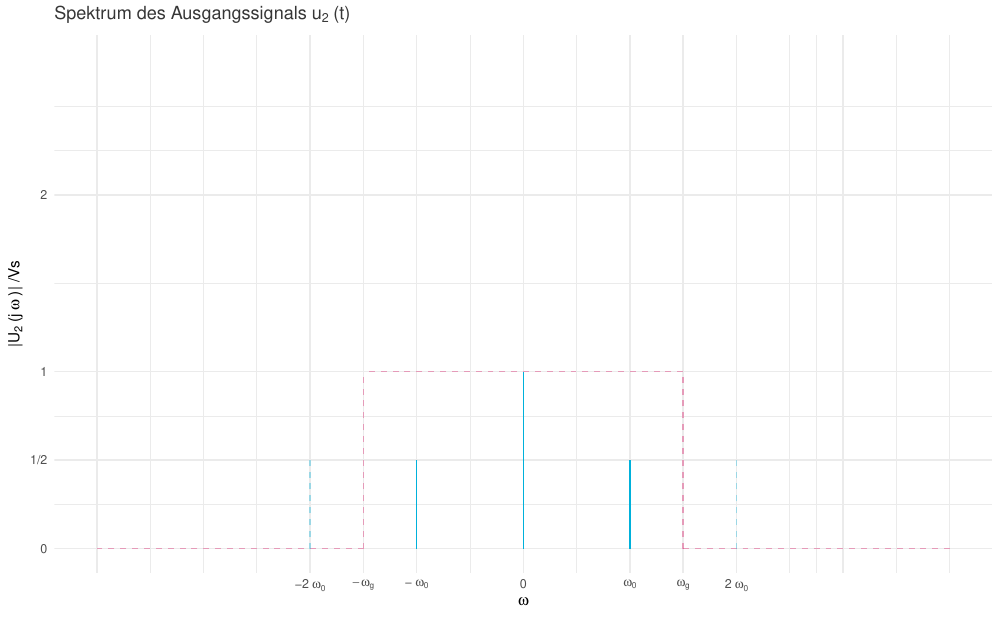

This figure's R source:
library(ggplot2)

outputName <- "Ausgangsspektrum.pdf"
pdfWidth   <- 10
pdfHeight  <- pdfWidth * 0.618

xlimits <- c(-4,4)
ylimits <- c(0, 1.382)


xbreaks <- seq(-4,4,1)
xbreaks <- c(xbreaks, 1.5, -1.5)
#xlabels <- c("","",bquote("-"~omega[g]),"",0,"",bquote(omega[g]),"","")
xlabels <- c("","",bquote("-2"~omega["0"]),bquote("-"~omega["0"]),0,bquote(omega["0"]),bquote("2"~omega["0"]),"","",bquote(omega["g"]),bquote(-omega[g]))

ybreaks <- c(0,0.25,0.5, 1)
ylabels <- c("0","1/2","1","2")

hsBlue <- "#00b1db"
color2 <- "#00b1db2F"
tpcolor <- "#db00582F"
cosColor <- "#00b1db"

cosfreq1 <- 1
cosfreq2 <- 2

K1 <- 0.5

p <- ggplot(data.frame(x=c(0,2)), aes(x=x)) +
    theme_minimal() +

    theme(legend.position="none", plot.title = element_text(color = "gray21", size=1.382^8), plot.subtitle = element_text(color = "grey80", size=1.6180339887498948^5)) +
    ggtitle(bquote("Spektrum des Ausgangssignals u"["2"]~"(t)")) +

    xlab(bquote(omega)) +
    ylab(bquote("|U"["2"]~"(j" ~ omega ~ ")| /Vs")) +

    scale_x_continuous(limits = xlimits, breaks = xbreaks, labels=xlabels) +
    scale_y_continuous(limits = ylimits, breaks = ybreaks, labels=ylabels) +
    geom_segment( x = -1.5, y=0, xend=-1.5, yend=0.5, color=tpcolor, linetype="dashed" ) +
    geom_segment( x = 1.5, y=0, xend=1.5, yend=0.5, color=tpcolor, linetype="dashed" ) +
    geom_segment( x = 1.5, y=0.5, xend=-1.5, yend=0.5, color=tpcolor, linetype="dashed" ) +
    geom_segment( x = -1.5, y=0, xend=-4, yend=0, color=tpcolor, linetype="dashed" ) +
    geom_segment( x = 1.5, y=0, xend=4, yend=0, color=tpcolor, linetype="dashed" ) +

    geom_segment( x = cosfreq1, y=0, xend=cosfreq1, yend=K1/2, color=cosColor ) +
    geom_segment( x = -cosfreq1, y=0, xend=-cosfreq1, yend=K1/2, color=cosColor ) +
    geom_segment( x = cosfreq2, y=0, xend=cosfreq2, yend=K1/2, color=color2, linetype="dashed" ) +
    geom_segment( x = -cosfreq2, y=0, xend=-cosfreq2, yend=K1/2, color=color2, linetype="dashed") +
    geom_segment( x = 0, y=0, xend=0, yend=K1, color=cosColor )

pdf(outputName, pdfWidth, pdfHeight)
p
